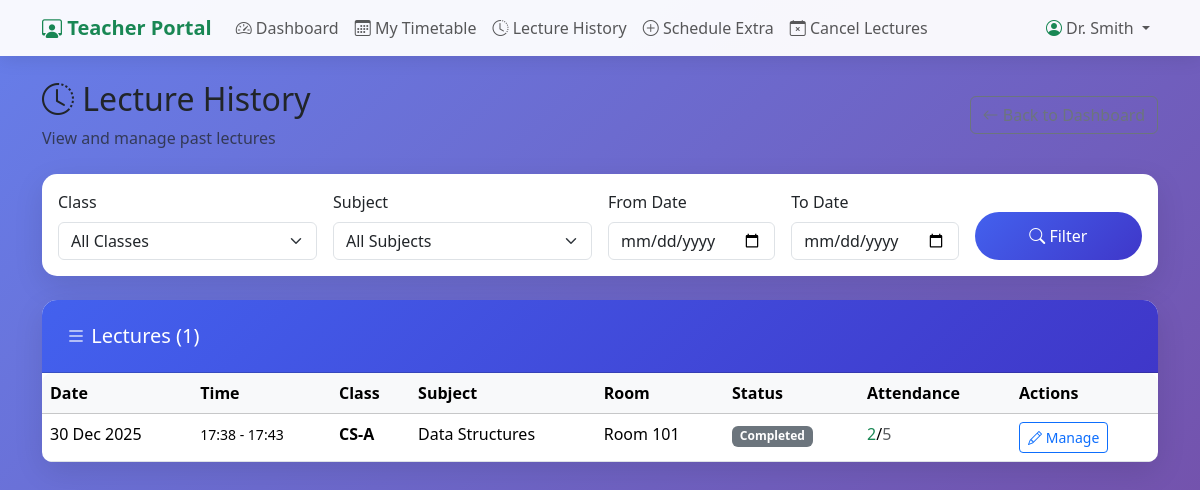
/teacher/lectures/ (signed in), run on an earlier commit of the app's database.
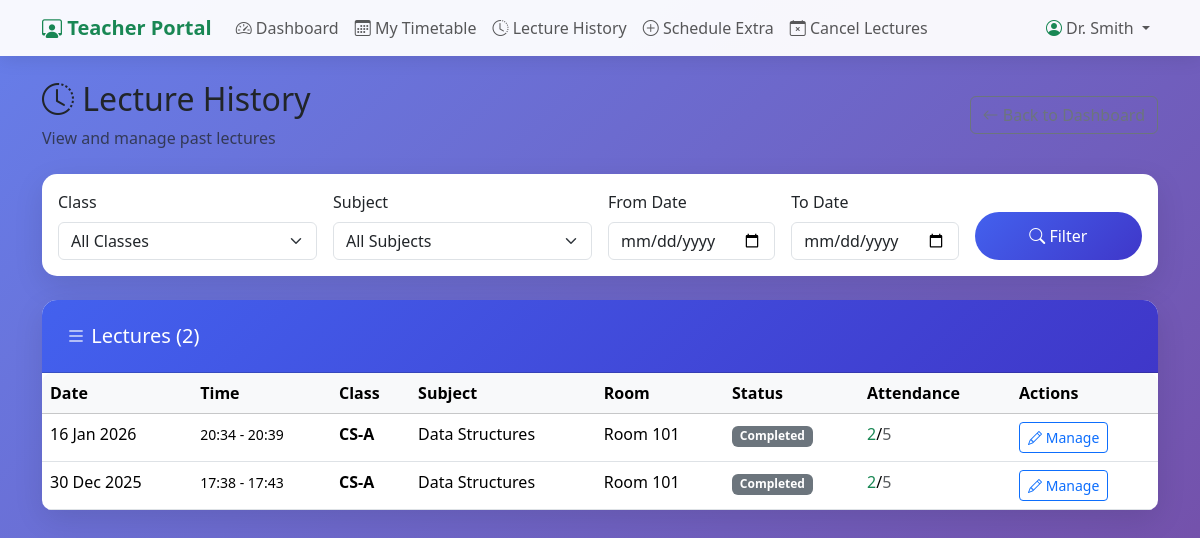
And on a later commit of the database.
### core/models.py (models this page shows, shortened)
class Lecture(models.Model):
    STATUS_CHOICES = [
        ('scheduled', 'Scheduled'),
        ('active', 'Active'),  # Attendance can be marked
        ('completed', 'Completed'),
        ('cancelled', 'Cancelled'),
    ]
    timetable = models.ForeignKey(Timetable, on_delete=models.CASCADE, related_name='lectures')
    date = models.DateField(default=timezone.now)
    status = models.CharField(max_length=20, choices=STATUS_CHOICES, default='scheduled')
    started_at = models.DateTimeField(null=True, blank=True)
    ended_at = models.DateTimeField(null=True, blank=True)
    carried_from = models.ForeignKey('self', on_delete=models.SET_NULL, null=True, blank=True,
                                      related_name='carried_to',
                                      help_text="Previous lecture from which attendance was carried forward")
    @property
    def present_count(self):
        return self.attendance_records.filter(status='present').count()
    @property
    def total_students(self):
        return self.attendance_records.count()
    class Meta:
        ordering = ['-date', '-started_at']
        unique_together = ['timetable', 'date']

class Timetable(models.Model):
    DAYS_OF_WEEK = [
        (0, 'Monday'),
        (1, 'Tuesday'),
        (2, 'Wednesday'),
        (3, 'Thursday'),
        (4, 'Friday'),
        (5, 'Saturday'),
        (6, 'Sunday'),
    ]
    room = models.ForeignKey(Room, on_delete=models.CASCADE, related_name='timetable_entries', null=True, blank=True)
    classroom = models.ForeignKey(Classroom, on_delete=models.CASCADE, related_name='timetable_entries')
    subject = models.ForeignKey(Subject, on_delete=models.CASCADE, related_name='timetable_entries')
    teacher = models.ForeignKey(Teacher, on_delete=models.CASCADE, related_name='timetable_entries')
    day_of_week = models.IntegerField(choices=DAYS_OF_WEEK)
    start_time = models.TimeField()
    end_time = models.TimeField()
    is_recurring = models.BooleanField(default=True, help_text="False for extra/one-time lectures")
    extra_date = models.DateField(null=True, blank=True, help_text="Specific date for non-recurring lectures")
    class Meta:
        ordering = ['day_of_week', 'start_time']
        unique_together = ['room', 'day_of_week', 'start_time']

class Classroom(models.Model):
    name = models.CharField(max_length=50, unique=True)  # e.g., "CS-A", "IT-B"
    description = models.TextField(blank=True)
    def __str__(self):
        return self.name
    class Meta:
        ordering = ['name']

class Subject(models.Model):
    name = models.CharField(max_length=100)
    code = models.CharField(max_length=20, unique=True)  # e.g., "CS101"
    class Meta:
        ordering = ['code']

class Room(models.Model):
    name = models.CharField(max_length=50, unique=True)  # e.g., "Room 101", "Lab 1"
    description = models.TextField(blank=True)
    camera_index = models.IntegerField(default=0, help_text="Camera index for cv2.VideoCapture (0 for default)")
    def __str__(self):
        return self.name
    class Meta:
        ordering = ['name']

### core/views.py (the view)
# urls.py: path('teacher/lectures/', views.teacher_lecture_history, name='teacher_lecture_history'),
@login_required
def teacher_lecture_history(request):
    teacher = get_teacher_or_redirect(request)
    if not teacher:
        messages.error(request, "Access denied.")
        return redirect('teacher_login')
    classroom_filter = request.GET.get('classroom', '')
    subject_filter = request.GET.get('subject', '')
    date_from = request.GET.get('date_from', '')
    date_to = request.GET.get('date_to', '')
    lectures = Lecture.objects.filter(
        timetable__teacher=teacher
    ).select_related('timetable', 'timetable__classroom', 'timetable__subject')
    if classroom_filter:
        lectures = lectures.filter(timetable__classroom_id=classroom_filter)
    if subject_filter:
        lectures = lectures.filter(timetable__subject_id=subject_filter)
    if date_from:
        lectures = lectures.filter(date__gte=date_from)
    if date_to:
        lectures = lectures.filter(date__lte=date_to)
    lectures = lectures.order_by('-date', '-started_at')
    classrooms = Classroom.objects.filter(timetable_entries__teacher=teacher).distinct()
    subjects = Subject.objects.filter(timetable_entries__teacher=teacher).distinct()
    context = {
        'teacher': teacher,
        'lectures': lectures,
        'classrooms': classrooms,
        'subjects': subjects,
        'filters': {
            'classroom': classroom_filter,
            'subject': subject_filter,
            'date_from': date_from,
            'date_to': date_to,
        }
    }
    return render(request, 'core/teacher/lecture_history.html', context)

### core/views.py (called while the page is built)
def get_teacher_or_redirect(request):
    try:
        return request.user.teacher_profile
    except (Teacher.DoesNotExist, AttributeError):
        return None

### templates/core/teacher/lecture_history.html (shortened to what the changed rows need)
{% extends 'base.html' %}
{% block content %}
<div class="row mb-4">
    <div class="col-12">
        <div class="d-flex justify-content-between align-items-center">
            <div>
                <h2><i class="bi bi-clock-history"></i> Lecture History</h2>
            </div>
        </div>
    </div>
</div>
<div class="row">
    <div class="col-12">
        <div class="card">
            <div class="card-header">
                <h5 class="mb-0"><i class="bi bi-list"></i> Lectures ({{ lectures|length }})</h5>
            </div>
            <div class="card-body p-0">
                {% if lectures %}
                <div class="table-responsive">
                    <table class="table table-hover mb-0">
                        <thead class="table-light">
                            <tr>
                                <th>Date</th>
                                <th>Time</th>
                                <th>Class</th>
                                <th>Subject</th>
                                <th>Room</th>
                                <th>Status</th>
                                <th>Attendance</th>
                                <th>Actions</th>
                            </tr>
                        </thead>
                        <tbody>
                            {% for lecture in lectures %}
                            <tr>
                                <td>{{ lecture.date|date:"d M Y" }}</td>
                                <td>
                                    <small>{{ lecture.timetable.start_time|time:"H:i" }} - {{ lecture.timetable.end_time|time:"H:i" }}</small>
                                </td>
                                <td><strong>{{ lecture.timetable.classroom }}</strong></td>
                                <td>{{ lecture.timetable.subject.name }}</td>
                                <td>{{ lecture.timetable.room }}</td>
                                <td>
                                    <span class="badge bg-{% if lecture.status == 'completed' %}secondary{% elif lecture.status == 'active' %}success{% elif lecture.status == 'cancelled' %}danger{% else %}info{% endif %}">
                                        {{ lecture.status|title }}
                                    </span>
                                </td>
                                <td>
                                    {% with present=lecture.attendance_records.all %}
                                    {% if present %}
                                    <span class="text-success">{{ lecture.present_count }}</span>/<span class="text-muted">{{ lecture.total_students }}</span>
                                    {% else %}
                                    <span class="text-muted">-</span>
                                    {% endif %}
                                    {% endwith %}
                                </td>
                                <td>
                                    <a href="{% url 'teacher_manage_attendance' lecture.id %}"
                                       class="btn btn-sm btn-outline-primary">
                                        <i class="bi bi-pencil"></i> Manage
                                    </a>
                                </td>
                            </tr>
                            {% endfor %}
                        </tbody>
                    </table>
                </div>
                {% else %}
                <div class="text-center py-5">
                    <i class="bi bi-inbox text-muted" style="font-size: 4rem;"></i>
                    <h5 class="text-muted mt-3">No lectures found</h5>
                    <p class="text-muted">Try adjusting your filters</p>
                </div>
                {% endif %}
            </div>
        </div>
    </div>
</div>
{% endblock %}

What changed in the data, as far as the page shows it:
added Lecture: date "16 Jan 2026", timetable.start_time "20:34", timetable.end_time "20:39", timetable.classroom "CS-A", timetable.subject.name "Data Structures", timetable.room "Room 101", status "Completed", present_count "2", total_students "5"
Also different on the page:
{{ lectures|length }}: "1" → "2"
